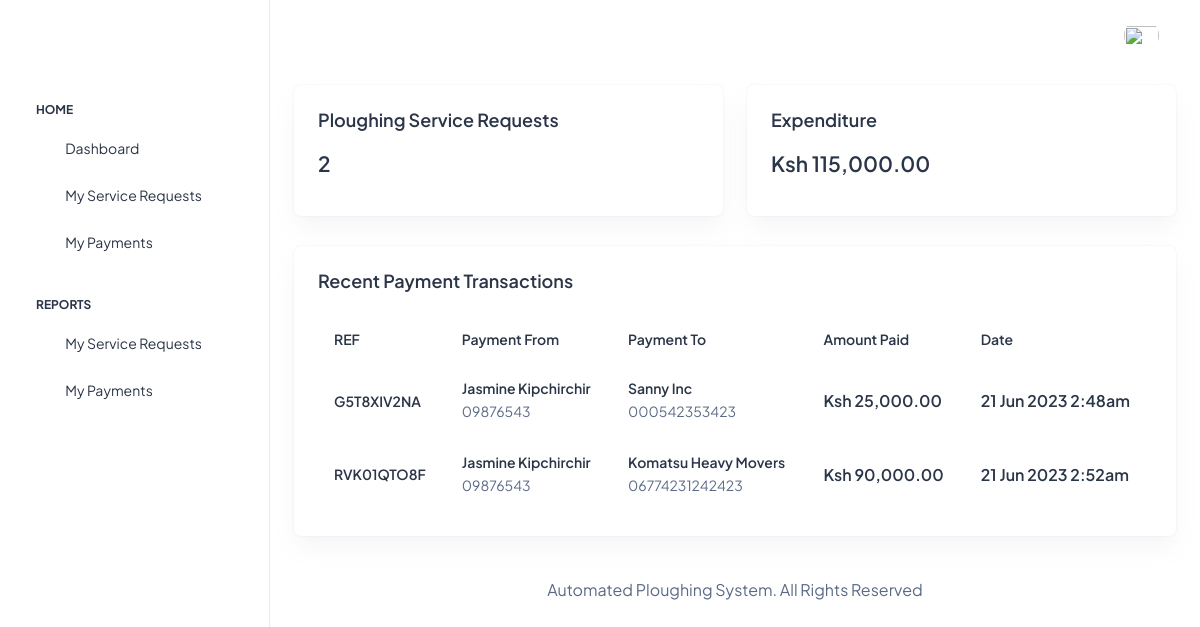
Page /landing/dashboard.php (signed in) on the committed database.
### tables this page shows
CREATE TABLE `payments` (
  `payment_id` int(200) NOT NULL,
  `payment_request_id` int(200) NOT NULL,
  `payment_amount` varchar(200) NOT NULL,
  `payment_ref_code` varchar(200) NOT NULL,
  `payment_means` varchar(200) NOT NULL,
  `payment_date` timestamp(6) NOT NULL DEFAULT current_timestamp(6)
);

CREATE TABLE `farmers` (
  `farmer_id` int(200) NOT NULL,
  `farmer_login_id` int(200) NOT NULL,
  `farmer_name` varchar(200) NOT NULL,
  `farmer_contacts` varchar(200) NOT NULL,
  `farmer_address` longtext NOT NULL
);

CREATE TABLE `ploughing_service_providers` (
  `service_provider_id` int(200) NOT NULL,
  `service_provider_login_id` int(200) NOT NULL,
  `service_provider_name` varchar(200) NOT NULL,
  `service_provider_contacts` varchar(200) NOT NULL,
  `service_provider_address` longtext NOT NULL
);

### landing/dashboard.php (the view, shortened to what the rows shown need)
<?php
require_once('../app/config/config.php');
require_once('../app/partials/backoffice_head.php');
?>
<body>
    <div class="page-wrapper" id="main-wrapper" data-layout="vertical" data-navbarbg="skin6" data-sidebartype="full" data-sidebar-position="fixed" data-header-position="fixed">
        <?php if ($_SESSION['login_rank'] == 'Admin') { ?>
            <div class="body-wrapper">
                <?php require_once('../app/partials/backoffice_header.php'); ?>
                <div class="container-fluid">
                    <div class="row">
                        <div class="col-lg-3">
                            <div class="row">
                                <div class="col-lg-12">
                                    <div class="card overflow-hidden">
                                        <div class="card-body p-4">
                                            <h5 class="card-title mb-9 fw-semibold">Farmers</h5>
                                            <div class="row align-items-center">
                                                <div class="col-12">
                                                    <h4 class="fw-semibold mb-3"><?php echo $farmers; ?></h4>
                                                </div>
                                            </div>
                                        </div>
                                    </div>
                                </div>
                            </div>
                        </div>
                        <div class="col-lg-3">
                            <div class="row">
                                <div class="col-lg-12">
                                    <div class="card overflow-hidden">
                                        <div class="card-body p-4">
                                            <h5 class="card-title mb-9 fw-semibold">Service Providers</h5>
                                            <div class="row align-items-center">
                                                <div class="col-12">
                                                    <h4 class="fw-semibold mb-3"><?php echo $providers; ?></h4>
                                                </div>
                                            </div>
                                        </div>
                                    </div>
                                </div>
                            </div>
                        </div>
                        <div class="col-lg-3">
                            <div class="row">
                                <div class="col-lg-12">
                                    <div class="card overflow-hidden">
                                        <div class="card-body p-4">
                                            <h5 class="card-title mb-9 fw-semibold">Service Requests</h5>
                                            <div class="row align-items-center">
                                                <div class="col-12">
                                                    <h4 class="fw-semibold mb-3"><?php echo $requests; ?></h4>
                                                </div>
                                            </div>
                                        </div>
                                    </div>
                                </div>
                            </div>
                        </div>
                        <div class="col-lg-3">
                            <div class="row">
                                <div class="col-lg-12">
                                    <div class="card overflow-hidden">
                                        <div class="card-body p-4">
                                            <h5 class="card-title mb-9 fw-semibold">Payments</h5>
                                            <div class="row align-items-center">
                                                <div class="col-12">
                                                    <h4 class="fw-semibold mb-3">Ksh <?php echo number_format($payments, 2); ?></h4>
                                                </div>
                                            </div>
                                        </div>
                                    </div>
                                </div>
                            </div>
                        </div>
                    </div>
                    <div class="row">
                        <div class="col-lg-12 d-flex align-items-stretch">
                            <div class="card w-100">
                                <div class="card-body p-4">
                                    <h5 class="card-title fw-semibold mb-4">Recent Payment Transactions</h5>
                                    <div class="table-responsive">
                                        <table class="table text-nowrap mb-0 align-middle">
                                            <thead class="text-dark fs-4">
                                                <tr>
                                                    <th class="border-bottom-0">
                                                        <h6 class="fw-semibold mb-0">REF</h6>
                                                    </th>
                                                    <th class="border-bottom-0">
                                                        <h6 class="fw-semibold mb-0">Payment From</h6>
                                                    </th>
                                                    <th class="border-bottom-0">
                                                        <h6 class="fw-semibold mb-0">Payment To</h6>
                                                    </th>
                                                    <th class="border-bottom-0">
                                                        <h6 class="fw-semibold mb-0">Amount Paid</h6>
                                                    </th>
                                                    <th class="border-bottom-0">
                                                        <h6 class="fw-semibold mb-0">Date</h6>
                                                    </th>
                                                </tr>
                                            </thead>
                                            <tbody>
                                                <?php
                                                $fetch_records_sql = mysqli_query(
                                                    $mysqli,
                                                    "SELECT * FROM payments p
                                                INNER JOIN ploughing_service_request psr ON psr.request_id = p.payment_request_id
                                                INNER JOIN ploughing_service_providers psp ON psp.service_provider_id = psr.request_service_provider_id
                                                INNER JOIN farmers f ON f.farmer_id =psr.request_famer_id "
                                                );
                                                if (mysqli_num_rows($fetch_records_sql) > 0) {
                                                    while ($rows = mysqli_fetch_array($fetch_records_sql)) {
                                                ?>
                                                        <tr>
                                                            <td class="border-bottom-0">
                                                                <h6 class="fw-semibold mb-0"><?php echo $rows['payment_ref_code']; ?></h6>
                                                            </td>
                                                            <td class="border-bottom-0">
                                                                <h6 class="fw-semibold mb-1"><?php echo $rows['farmer_name']; ?></h6>
                                                                <span class="fw-normal"><?php echo $rows['farmer_contacts']; ?></span>
                                                            </td>
                                                            <td class="border-bottom-0">
                                                                <h6 class="fw-semibold mb-1"><?php echo $rows['service_provider_name']; ?></h6>
                                                                <span class="fw-normal"><?php echo $rows['service_provider_contacts']; ?></span>
                                                            </td>
                                                            <td class="border-bottom-0">
                                                                <h6 class="fw-semibold mb-0 fs-4">Ksh <?php echo  number_format($rows['payment_amount'], 2); ?></h6>
                                                            </td>
                                                            <td class="border-bottom-0">
                                                                <h6 class="fw-semibold mb-0 fs-4"><?php echo  date('d M Y g:ia', strtotime($rows['payment_date'])); ?></h6>
                                                            </td>
                                                        </tr>
                                                <?php }
                                                } ?>
                                            </tbody>
                                        </table>
                                    </div>
                                </div>
                            </div>
                        </div>
                    </div>
                    <?php require_once('../app/partials/backoffice_footer.php'); ?>
                </div>
            </div>
        <?php } else if ($_SESSION['login_rank'] == 'Farmer') { ?>
            <div class="body-wrapper">
                <div class="container-fluid">
                    <div class="row">
                        <div class="col-lg-12 d-flex align-items-stretch">
                            <div class="card w-100">
                                <div class="card-body p-4">
                                    <div class="table-responsive">
                                        <table class="table text-nowrap mb-0 align-middle">
                                            <thead class="text-dark fs-4">
                                                <tr>
                                                    <th class="border-bottom-0">
                                                        <h6 class="fw-semibold mb-0">REF</h6>
                                                    </th>
                                                    <th class="border-bottom-0">
                                                        <h6 class="fw-semibold mb-0">Payment From</h6>
                                                    </th>
                                                    <th class="border-bottom-0">
                                                        <h6 class="fw-semibold mb-0">Payment To</h6>
                                                    </th>
                                                    <th class="border-bottom-0">
                                                        <h6 class="fw-semibold mb-0">Amount Paid</h6>
                                                    </th>
                                                    <th class="border-bottom-0">
                                                        <h6 class="fw-semibold mb-0">Date</h6>
                                                    </th>
                                                </tr>
                                            </thead>
                                            <tbody>
                                                <?php
                                                $fetch_records_sql = mysqli_query(
                                                    $mysqli,
                                                    "SELECT * FROM payments p
                                                INNER JOIN ploughing_service_request psr ON psr.request_id = p.payment_request_id
                                                INNER JOIN ploughing_service_providers psp ON psp.service_provider_id = psr.request_service_provider_id
                                                INNER JOIN farmers f ON f.farmer_id =psr.request_famer_id
                                                WHERE f.farmer_login_id = '{$_SESSION['login_id']}'"
                                                );
                                                if (mysqli_num_rows($fetch_records_sql) > 0) {
                                                    while ($rows = mysqli_fetch_array($fetch_records_sql)) {
                                                ?>
                                                        <tr>
                                                            <td class="border-bottom-0">
                                                                <h6 class="fw-semibold mb-0"><?php echo $rows['payment_ref_code']; ?></h6>
                                                            </td>
                                                            <td class="border-bottom-0">
                                                                <h6 class="fw-semibold mb-1"><?php echo $rows['farmer_name']; ?></h6>
                                                                <span class="fw-normal"><?php echo $rows['farmer_contacts']; ?></span>
                                                            </td>
                                                            <td class="border-bottom-0">
                                                                <h6 class="fw-semibold mb-1"><?php echo $rows['service_provider_name']; ?></h6>
                                                                <span class="fw-normal"><?php echo $rows['service_provider_contacts']; ?></span>
                                                            </td>
                                                            <td class="border-bottom-0">
                                                                <h6 class="fw-semibold mb-0 fs-4">Ksh <?php echo  number_format($rows['payment_amount'], 2); ?></h6>
                                                            </td>
                                                            <td class="border-bottom-0">
                                                                <h6 class="fw-semibold mb-0 fs-4"><?php echo  date('d M Y g:ia', strtotime($rows['payment_date'])); ?></h6>
                                                            </td>
                                                        </tr>
                                                <?php }
                                                } ?>
                                            </tbody>
                                        </table>
                                    </div>
                                </div>
                            </div>
                        </div>
                    </div>
                </div>
            </div>
        <?php } ?>
    </div>
</body>
</html>

### rows in the picture
payments: payment_ref_code "G5T8XIV2NA", farmers.farmer_name "Jasmine Kipchirchir", farmers.farmer_contacts "09876543", ploughing_service_providers.service_provider_name "Sanny Inc", ploughing_service_providers.service_provider_contacts "000542353423", payment_amount "25,000.00", payment_date "21 Jun 2023 2:48am"
payments: payment_ref_code "RVK01QTO8F", farmers.farmer_name "Jasmine Kipchirchir", farmers.farmer_contacts "09876543", ploughing_service_providers.service_provider_name "Komatsu Heavy Movers", ploughing_service_providers.service_provider_contacts "06774231242423", payment_amount "90,000.00", payment_date "21 Jun 2023 2:52am"

### other values in the picture
$requests "2"
$payments "115,000.00"
